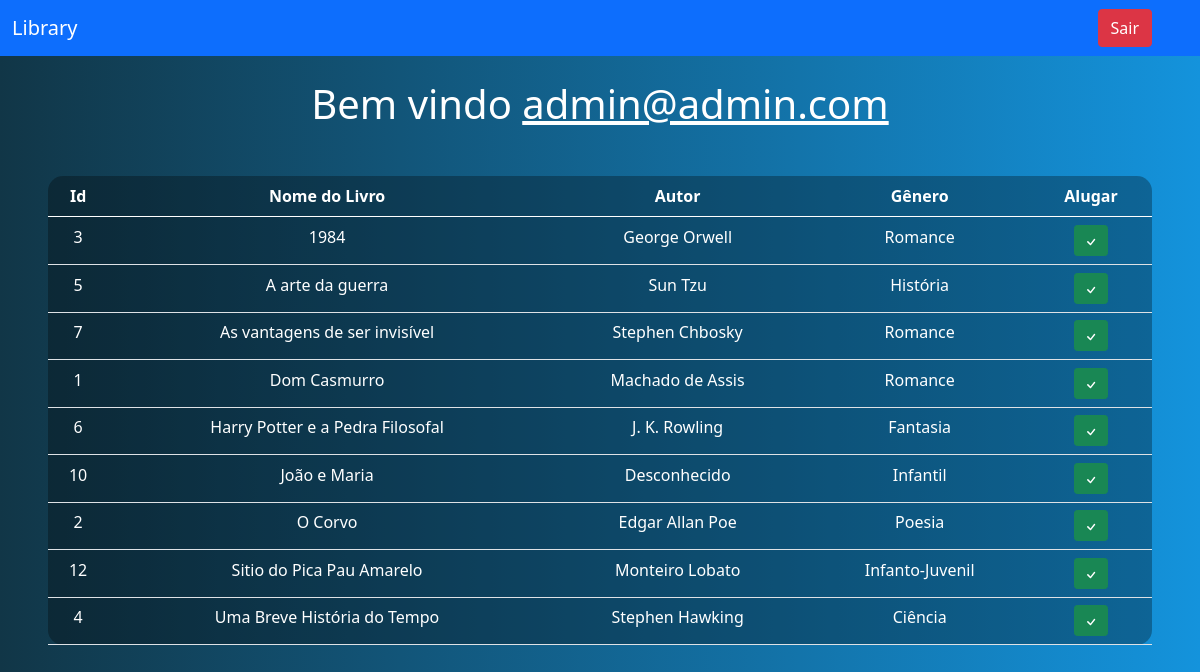
Page /tela-livros-disponíveis.php (signed in) on the committed database.
### tables this page shows
CREATE TABLE `livros` (
  `id_livro` int(11) NOT NULL AUTO_INCREMENT,
  `nome_livro` varchar(45) NOT NULL,
  `autor` varchar(45) NOT NULL,
  `genero_livro` varchar(45) NOT NULL,
  `data_devolucao` varchar(45) NOT NULL,
  `disponivel` tinyint(4) NOT NULL,
  `data_aluguel` varchar(45) NOT NULL,
  `ultimo_locador` varchar(45) NOT NULL,
  PRIMARY KEY (`id_livro`)
);

### tela-livros-disponíveis.php (the view, shortened to what this page needs)
<?php
    include_once('config.php');
    $logado = $_SESSION['email'];
        $sql = "SELECT * FROM livros where disponivel = 1 order by nome_livro";
    $result = $conexao->query($sql);
?>
<!DOCTYPE html>
<html lang="en">
<head>
    <link href="https://cdn.jsdelivr.net/npm/bootstrap@5.0.2/dist/css/bootstrap.min.css" rel="stylesheet">
</head>
<body>
    <nav class="navbar navbar-expand-lg navbar-dark bg-primary">
        <div class="container-fluid">
            <a class="navbar-brand" href="#">Library</a>
        </div>
        <div class="d-flex">
            <a href="sair.php" class="btn btn-danger me-5">Sair</a>
        </div>
    </nav>
    <br>
    <?php
        echo "<h1>Bem vindo <u>$logado</u></h1>";
    ?>
    <div class="m-5">
            <table class="table text-white table-bg">
        <thead>
            <tr>
                <th scope="col">Id</th>
                <th scope="col">Nome do Livro</th>
                <th scope="col">Autor</th>
                <th scope="col">Gênero</th>
                <th scope="col">Alugar</th>
            </tr>
        </thead>
        <tbody>
            <?php
                while($user_data = mysqli_fetch_assoc($result)) {
                    echo "<tr>";
                    echo "<td>".$user_data['id_livro']."</td>";
                    echo "<td>".$user_data['nome_livro']."</td>";
                    echo "<td>".$user_data['autor']."</td>";
                    echo "<td>".$user_data['genero_livro']."</td>";
                    echo "<td>
                        <a class='btn btn-sm btn btn-success' href='empreste.php?id_livro=$user_data[id_livro]'>
                        <svg xmlns='http://www.w3.org/2000/svg' width='16' height='16' fill='currentColor' class='bi bi-check' viewBox='0 0 16 16'>
                        <path d='M10.97 4.97a.75.75 0 0 1 1.07 1.05l-3.99 4.99a.75.75 0 0 1-1.08.02L4.324 8.384a.75.75 0 1 1 1.06-1.06l2.094 2.093 3.473-4.425a.267.267 0 0 1 .02-.022z'/>
                        </svg>
                       </a>
                    </td>";
                    echo "<tr>";
                }
            ?>
        </tbody>
        </table>
    </div>
</body>
</html>

### tela-livros-disponíveis.php (style rules this page uses)
body { background-image: linear-gradient(to left, rgb(20, 147, 220), rgb(17, 54, 71)); color: white; text-align: center; }
.table-bg { background: rgba(0,0,0,0.3); border-radius: 15px; }

### rows in the picture
livros: id_livro "3", nome_livro "1984", autor "George Orwell", genero_livro "Romance"
livros: id_livro "5", nome_livro "A arte da guerra", autor "Sun Tzu", genero_livro "História"
livros: id_livro "7", nome_livro "As vantagens de ser invisível", autor "Stephen Chbosky", genero_livro "Romance"
livros: id_livro "1", nome_livro "Dom Casmurro", autor "Machado de Assis", genero_livro "Romance"
livros: id_livro "6", nome_livro "Harry Potter e a Pedra Filosofal", autor "J. K. Rowling", genero_livro "Fantasia"
livros: id_livro "10", nome_livro "João e Maria", autor "Desconhecido", genero_livro "Infantil"
livros: id_livro "2", nome_livro "O Corvo", autor "Edgar Allan Poe", genero_livro "Poesia"
livros: id_livro "12", nome_livro "Sitio do Pica Pau Amarelo", autor "Monteiro Lobato", genero_livro "Infanto-Juvenil"
livros: id_livro "4", nome_livro "Uma Breve História do Tempo", autor "Stephen Hawking", genero_livro "Ciência"

### other values in the picture
$logado "admin@admin.com"
